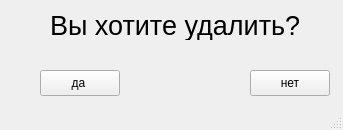
<?xml version="1.0" encoding="UTF-8"?>
<ui version="4.0">
 <class>MainWindow</class>
 <widget class="QMainWindow" name="MainWindow">
  <property name="geometry">
   <rect>
    <x>0</x>
    <y>0</y>
    <width>343</width>
    <height>130</height>
   </rect>
  </property>
  <property name="windowTitle">
   <string>MainWindow</string>
  </property>
  <widget class="QWidget" name="centralwidget">
   <widget class="QLabel" name="label">
    <property name="geometry">
     <rect>
      <x>50</x>
      <y>10</y>
      <width>260</width>
      <height>30</height>
     </rect>
    </property>
    <property name="font">
     <font>
      <pointsize>20</pointsize>
     </font>
    </property>
    <property name="text">
     <string>Вы хотите удалить?</string>
    </property>
   </widget>
   <widget class="QPushButton" name="pushButton_yes_flat">
    <property name="geometry">
     <rect>
      <x>40</x>
      <y>70</y>
      <width>80</width>
      <height>26</height>
     </rect>
    </property>
    <property name="text">
     <string>да </string>
    </property>
   </widget>
   <widget class="QPushButton" name="pushButton_no_flat">
    <property name="geometry">
     <rect>
      <x>250</x>
      <y>70</y>
      <width>80</width>
      <height>26</height>
     </rect>
    </property>
    <property name="text">
     <string>нет</string>
    </property>
   </widget>
  </widget>
  <widget class="QStatusBar" name="statusbar"/>
 </widget>
 <resources/>
 <connections/>
</ui>
